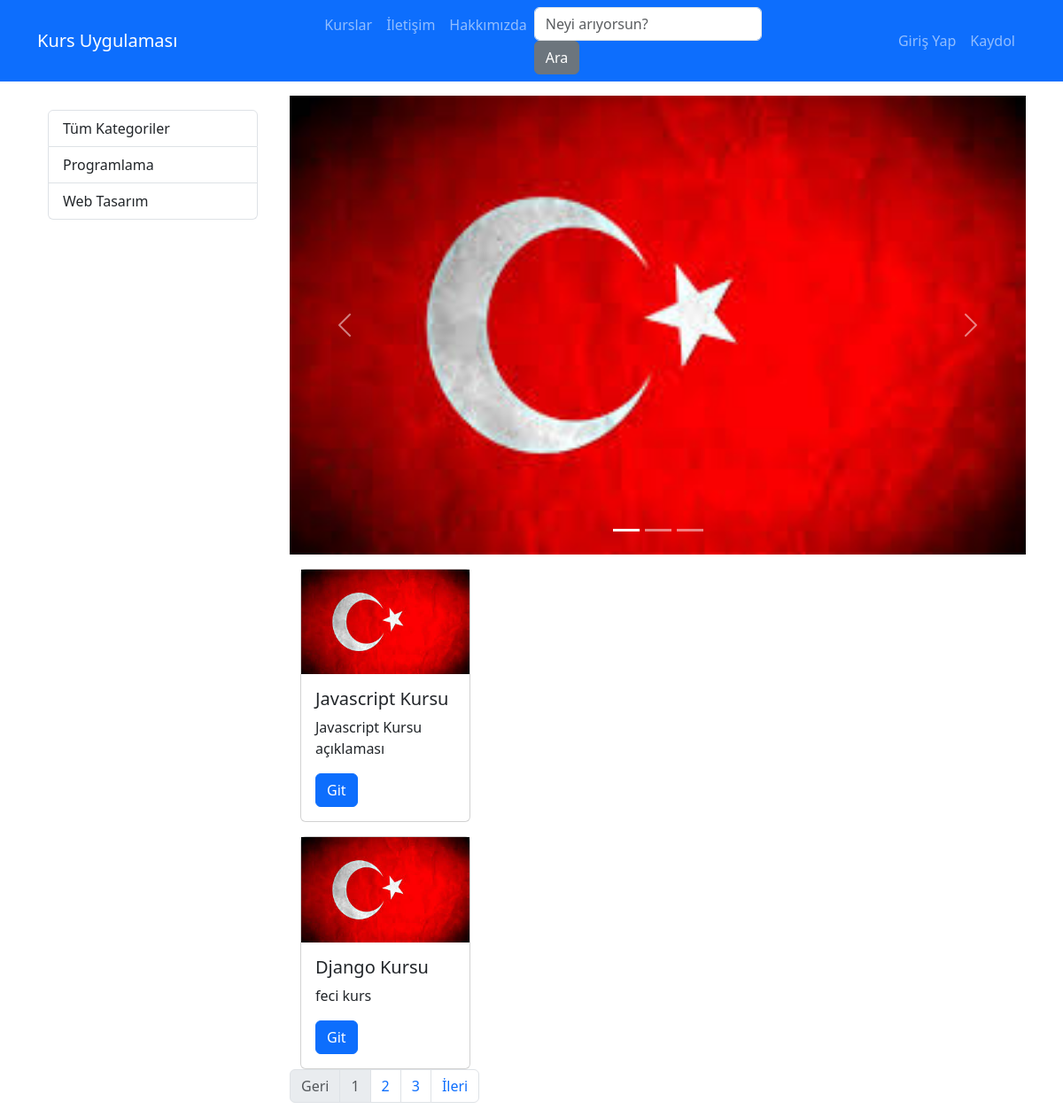
The page /kurslar on the database its author committed.
### kurslar/models.py (models this page shows, shortened)
class Kategoriler(models.Model):
    name = models.CharField(max_length=30)
    slug = models.SlugField(max_length=15)

class Slider(models.Model):
    title = models.CharField(max_length=50)
    image = models.ImageField(upload_to="images")
    kurs = models.ForeignKey(Kurs,on_delete=models.SET_NULL,null=True,blank=True)
    isActive = models.BooleanField(default=False)

class Kurs(models.Model):
    title = models.CharField(max_length=30)
    description = models.TextField(null=True)
    image = models.ImageField(upload_to="images",default="",blank=True)
    slug = models.SlugField(unique=True,db_index=True,null=False)
    date = models.DateField(default=datetime.datetime.now())
    isActive = models.BooleanField()
    kategori = models.ManyToManyField(Kategoriler,blank = True)

### kurslar/views.py (the view)
# urls.py: path('',views.index,),
def index(req):
   kurslar = Kurs.objects.filter(isActive = 1)
   kursp = Paginator(kurslar,2)
   sayfa_sayi = req.GET.get('page',1)
   paged_kurs = kursp.get_page(sayfa_sayi)
   kategoriler = Kategoriler.objects.all()
   slider = Slider.objects.filter(isActive = True)
   return render(req,'kurs.html',{'Kurslar': paged_kurs, 'sliders':slider, 'Kategoriler': kategoriler} )

### kurslar/templates/kurs.html (shortened to what this page needs)
{% extends 'base.html' %}
{% block Content %}
<div class="container mt-3">
    <div class="row">
        <div class="col-3">
            <div class="container mt-3">
                {% include 'partials/_menu.html' %}
            </div>
        </div>
        <div class="col-9">
            <div>
                {% include 'partials/_slider.html' %}
            </div>
            {% for kurs in Kurslar %}
            <div class="container mt-3">
                <div class="card" style="width: 12rem;">
                    <img class="card-img-left" src="{% if kurs.image != "" %}{{kurs.image.url}}{% endif %}" alt="Card image cap">
                    <div class="card-body">
                        <h5 class="card-title">{{kurs.title}}</h5>
                        <p class="card-text">{{kurs.description}}</p>
                        <a href="{% url 'courses' kurs.slug %}" class="btn btn-primary">Git</a>
                    </div>
                </div>
            </div>
            {% endfor %}
            {% include 'partials/_paginator.html' %}
        </div>
    </div>
</div>
{% endblock Content %}

### kurslar/templates/partials/_menu.html
<div class="list-group">
    <a href="/kurslar/" class="list-group-item list-group-item-action ">Tüm Kategoriler</a>
    {% for Kurs in Kategoriler %}
    <a href="{% url 'courses_by_category' Kurs.slug %}" class="list-group-item list-group-item-action {% if seciliKategori == Kurs.slug %}active{% endif %}">{{Kurs.name}}</a>
    {% endfor %}
</div>

### kurslar/templates/partials/_slider.html
{% load static %}
 <div class="carousel slide mb-3" data-bs-ride="carousel" id="slider">
    <div class="carousel-indicators">
        {% for slider in sliders %}
        <button type="button" data-bs-target="#slider" data-bs-slide="{{forloop.counter0}}" {% if forloop.counter0 == 0 %}class="active"{% endif %} ></button>
        {% endfor %}
    </div>
    <div class="carousel-inner">
        {% for slide in sliders %}
        <div class="carousel-item {% if forloop.counter0 == 0 %}active{% endif %}">
            <a href="{% url 'courses' slide.kurs.slug %}">
             <img src="{{slide.image.url}}" class="d-block w-100" alt="">
            </a>
        </div>
        {% endfor %}
    </div>
    <button class="carousel-control-prev" data-bs-target="#slider" data-bs-slide="prev">
        <span class="carousel-control-prev-icon"></span>
    </button>
    <button class="carousel-control-next" data-bs-target="#slider" data-bs-slide="next">
        <span class="carousel-control-next-icon"></span>
    </button>
 </div>

### rows shown on the page
Kategoriler: name "Programlama"
Kategoriler: name "Web Tasarım"
Slider: image (picture)
Kurs: image (picture), title "Javascript Kursu", description "Javascript Kursu açıklaması"
Kurs: image (picture), title "Django Kursu", description "feci kurs"

### other values the page prints
{{ i }} "1"
{{ i }} "2" "3"
